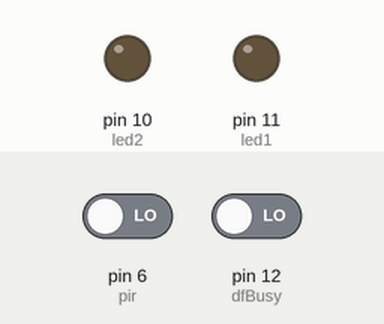
Bench run of a sketch on a simulated Arduino Uno, built with avr-gcc and run on an emulated ATmega328P. On the bench: output pins drawn as LEDs (lit = HIGH). Dashed ring = blinking. The inputs (shaded band) are chosen by the test bench; at power-on: pin 6 (pir) LOW, pin 12 (dfBusy) LOW. The audio player accepts every command and is not drawn.

Above: at 1.7 s.
1.8 s: pin 6 (pir) driven HIGH
At 2.0 s:
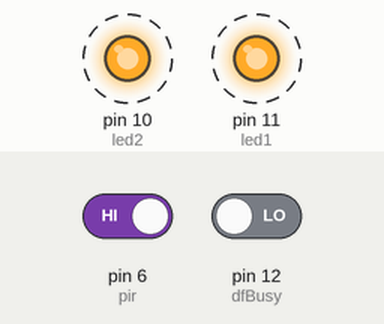
4.8 s: pin 12 (dfBusy) driven HIGH
At 6.1 s:
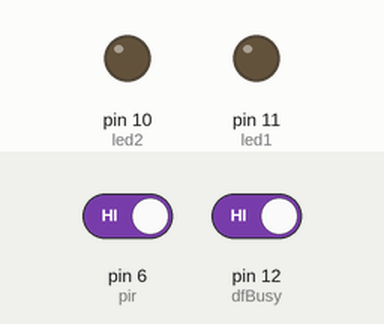
6.4 s: pin 12 (dfBusy) driven LOW
At 8.73 s:
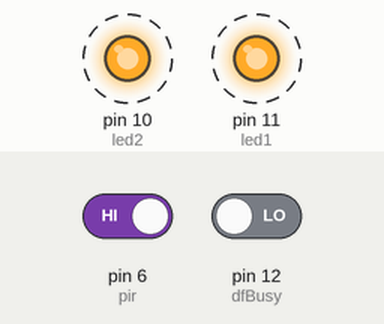
Timing chart, 0 to 15.4 s (numbered marks = the images above; inputs shaded):
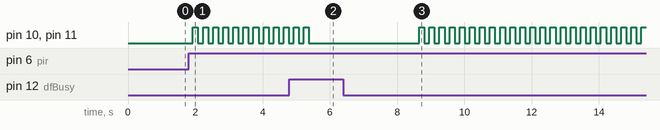

Measured:
- after the input at 1.8 s, pin 10 (led2), pin 11 (led1): alternates HIGH for 0.15 s and LOW for 0.15 s, starting after 0.13 s
- after the input at 4.8 s, pin 10 (led2), pin 11 (led1): goes on until 5.4 s, then stays LOW
- after the input at 6.4 s, pin 10 (led2), pin 11 (led1): alternates HIGH for 0.15 s and LOW for 0.15 s, starting after 2.3 s

The sketch:

Scary_Skull_Eyes_with_Sound.ino
```cpp
// (licence header left out)
#include <SoftwareSerial.h>
#include <DFRobotDFPlayerMini.h>

// Set the constant values and variables used
const int led1 = 11; // one of two LED eyes
const int led2 = 10; // second of two LED eyes
const int pir = 6; // pin connected to the PIR sensor output
int sensorValue = LOW; // initial value of sensor reading

// DFPlayer mp3 player variables
const int ardRX = 2;       // The SoftwareSerial Receive line (Use 1K resistor, goes to DFPlayer TX)
const int ardTX = 3;       // The SoftwareSerial Transmit line (Use 1K resistor, goes to DFPlayer RX)
const int dfBusy = 12;     // Coming from DFPlayer pin 16, is active low (HIGH = not playing a sound)
int soundFile = 1;           // initial soundFile value
int fileCount = 15;         // Either set the # of files on SD card, or load it from myDFPlayer.readFileCounts()
int setVol = 20;           //Set volume value (0~30)

// Create SoftwareSerial instance
SoftwareSerial mySoftwareSerial(ardRX,ardTX); // Set the RX, TX pins

// Create DFPlayer instance
DFRobotDFPlayerMini myDFPlayer;

// Function to initialize the DFPlayer
void initDFPlayer() {
  if (myDFPlayer.begin(mySoftwareSerial)) {
    // configure settings
    myDFPlayer.setTimeOut(500); //Set serial communictaion time out 500ms
    myDFPlayer.volume(setVol);  //Set volume value (0~30).
    myDFPlayer.EQ(DFPLAYER_EQ_NORMAL);
    myDFPlayer.outputDevice(DFPLAYER_DEVICE_SD);
  }
}

// Function for reading the PIR sensor
// Return true if motion is detected
boolean isMotionDetected() {
  sensorValue = digitalRead(pir);
  if (sensorValue == HIGH) { // the sensor reads HIGH if motion is detected
    return true;
  }
  else
  {
    return false; // no motion
  }
}

// Function to blink the eyes rapidly multiple times
// pass to the function two values
void blinkEyes(int blinkRepeats, int waitTime) {
  for (int i = 0; i < blinkRepeats; i++) {
    turnOnEyes();
    delay(waitTime);
    turnOffEyes();
    delay(waitTime);
  }
}

// Function to turn on the LED eyes
void turnOnEyes() {
  digitalWrite(led1, HIGH);
  digitalWrite(led2, HIGH);
}

// Function to turn off the LED eyes
void turnOffEyes() {
  digitalWrite(led1, LOW);
  digitalWrite(led2, LOW);
}

void setup() {
  // Put your setup code here, initialize the pins as input or output
  pinMode(pir, INPUT);
  pinMode(led1, OUTPUT);
  pinMode(led2, OUTPUT);
  pinMode(ardRX, INPUT);
  pinMode(ardTX, OUTPUT);
  pinMode(dfBusy, INPUT);
  // Start SoftwareSerial, initialize DFPlayer
  mySoftwareSerial.begin(9600);
  initDFPlayer();

} // end of setup() function

void loop() {
  // put your main code logic here, to run repeatedly
  // If played the last soundFile, then reset to 1
  if (soundFile == fileCount+1) {
    soundFile = 1;
  }

  if (isMotionDetected()) {
    myDFPlayer.play(soundFile);  // Play the next mp3 file
    delay(100);
    while(digitalRead(dfBusy) == false) {
      // Blink the LED eyes while mp3 is playing
      blinkEyes(3,150);
    }

  soundFile++;  // Increment the file number
  delay(3000);
  }
  else {
    turnOffEyes();
  }

} // end of loop() function
```
